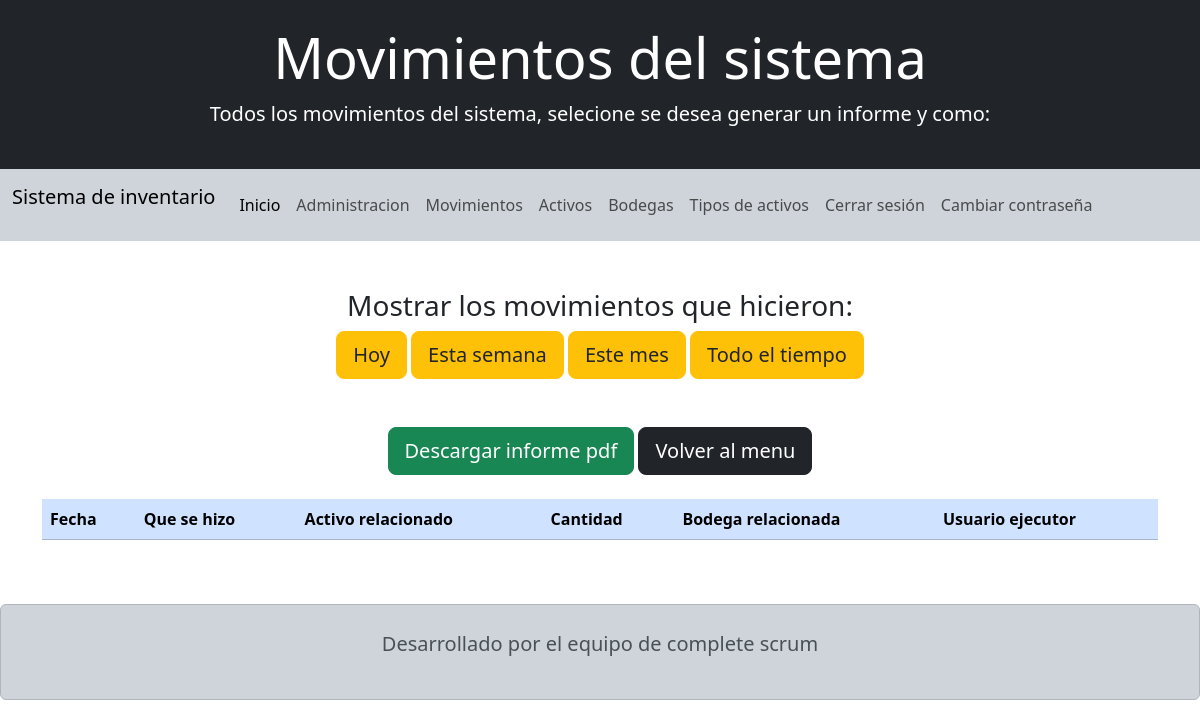
/movimientos-semana/ (signed in), run on an earlier commit of the app's database.
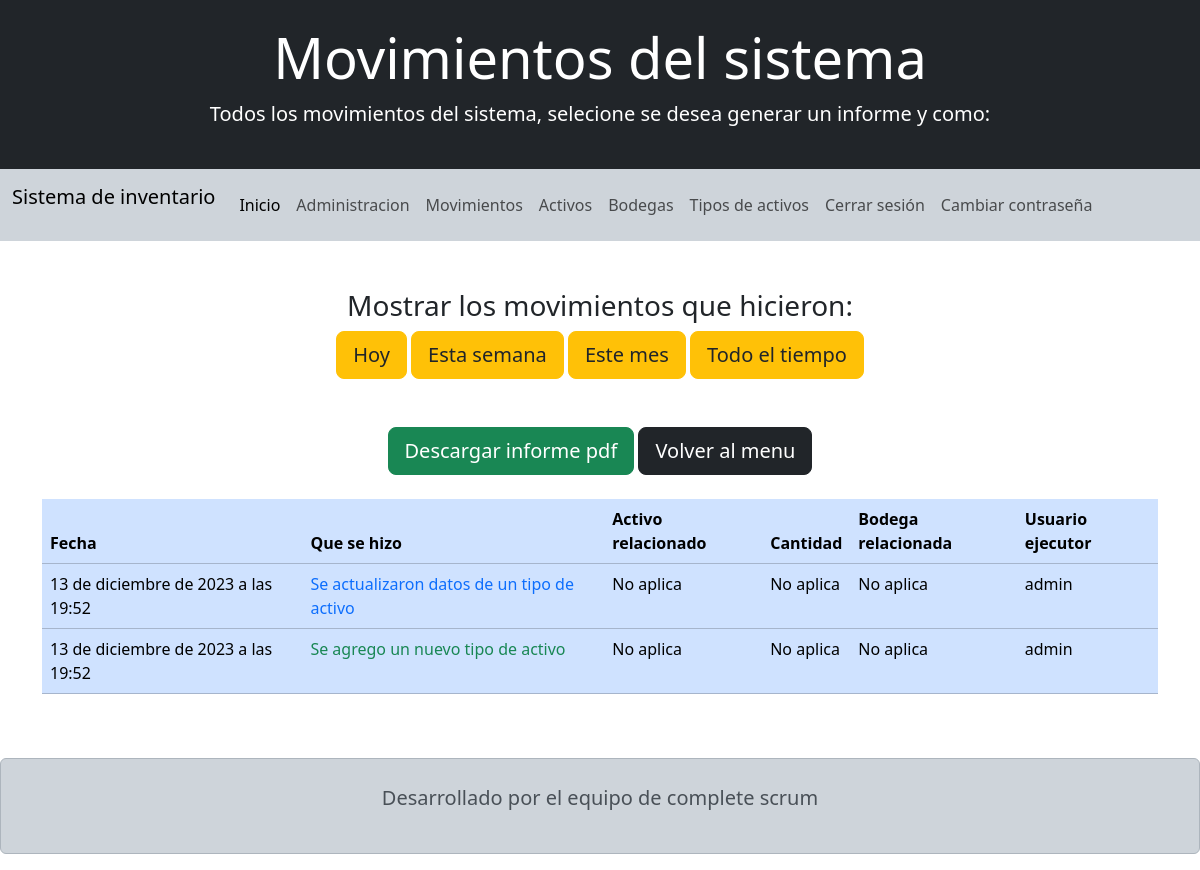
And on a later commit of the database.
### appProject/models.py (models this page shows, shortened)
class Movimiento(models.Model):
    tipo_movimiento_CHOICES = [
        ('Defau', 'Movimiento desconocido'),
        ('AD_ac', 'Se agrego un activo al inventario'),
        ('ED_ac', 'Se actualizo un activo en inventario'),
        ('DE_ac', 'Se elimino un activo del inventario'),
        ('AD_bo', 'Se registro una nueva bodega'),
        ('ED_bo', 'Se actualizaron datos de una bodega'),
        ('DE_bo', 'Se elimino una bodega del registro'),
        ('AD_ta', 'Se agrego un nuevo tipo de activo'),
        ('ED_ta', 'Se actualizaron datos de un tipo de activo'),
        ('DE_ta', 'Se elimino un tipo de activo del registro'),
        ('AD_ab', 'Se agrego un activo a una bodega'),
        ('ED_ab', 'Se movio un activo de una bodega a otra bodega'),
        ('DE_ab', 'Se quito un activo de una bodega')
    ]
    fecha =           models.DateTimeField       (blank=False, null=False)
    tipo_movimiento = models.CharField           (blank=False, null=False, max_length=5, choices=tipo_movimiento_CHOICES, default='Defau')
    nombre_activo =   models.CharField           (blank=True,  null=True,   max_length=50)
    cantidad =        models.PositiveIntegerField(blank=True,  null=True)
    nombre_bodega =   models.CharField           (blank=True,  null=True,   max_length=50)
    user =            models.ForeignKey          (User, on_delete=models.PROTECT, blank=False, null=False)

### appProject/views.py (the view)
# urls.py: path('movimientos-semana/', views.read_movimiento_semana, name='read_movimiento_semana'),
@login_required
def read_movimiento_semana(req):
    fecha_actual = date.today()
    inicio_semana = fecha_actual - timedelta(days=fecha_actual.weekday())
    fin_semana = inicio_semana + timedelta(days=6)
    movimientos = Movimiento.objects.filter(fecha__date__range=[inicio_semana, fin_semana]).order_by('-fecha')
    data = {'movimientos': movimientos}
    return render(req, 'read_movimiento.html', data)

### templates/read_movimiento.html (shortened to what the changed rows need)
<!doctype html>
<html lang="es">
<head>
  <link href="https://cdn.jsdelivr.net/npm/bootstrap@5.3.2/dist/css/bootstrap.min.css" rel="stylesheet"
>
  <link rel="stylesheet" href="https://cdn.jsdelivr.net/npm/bootstrap-icons@1.11.2/font/bootstrap-icons.min.css">
</head>
<body>
    <header>
        <div class="bg-dark text-white py-4 text-center">
            <h1 class="display-4">Movimientos del sistema</h1>
        </div>
    </header>
    <br><br>
    <main>
        <div class="table-responsive container">
            <br>
            <br>
            <br>
            <table
                class="table table-primary"
            >
                <thead>
                    <tr>
                        <th scope="col">Fecha</th>
                        <th scope="col">Que se hizo</th>
                        <th scope="col">Activo relacionado</th>
                        <th scope="col">Cantidad</th>
                        <th scope="col">Bodega relacionada</th>
                        <th scope="col">Usuario ejecutor</th>
                    </tr>
                </thead>
                <tbody>
                    {% for m in movimientos %}
                    <tr class="">
                        <td scope="row">{{ m.fecha }}</td>
                        {% if m.tipo_movimiento == 'AD_ac' %}
                        <td class="text-success">Se agrego un activo al inventario</td>
                        {% elif m.tipo_movimiento == 'ED_ac' %}
                        <td class="text-primary">Se actualizo un activo en inventario</td>
                        {% elif m.tipo_movimiento == 'DE_ac' %}
                        <td class="text-danger">Se elimino un activo del inventario</td>
                        {% elif m.tipo_movimiento == 'AD_bo' %}
                        <td class="text-success">Se registro una nueva bodega</td>
                        {% elif m.tipo_movimiento == 'ED_bo' %}
                        <td class="text-primary">Se actualizaron datos de una bodega</td>
                        {% elif m.tipo_movimiento == 'DE_bo' %}
                        <td class="text-danger">Se elimino una bodega del registro</td>
                        {% elif m.tipo_movimiento == 'AD_ta' %}
                        <td class="text-success">Se agrego un nuevo tipo de activo</td>
                        {% elif m.tipo_movimiento == 'ED_ta' %}
                        <td class="text-primary">Se actualizaron datos de un tipo de activo</td>
                        {% elif m.tipo_movimiento == 'DE_ta' %}
                        <td class="text-danger">Se elimino un tipo de activo del registro</td>
                        {% elif m.tipo_movimiento == 'AD_ab' %}
                        <td class="text-success">Se agrego un activo a una bodega</td>
                        {% elif m.tipo_movimiento == 'ED_ab' %}
                        <td class="text-primary">Se movio un activo de una bodega a otra bodega</td>
                        {% elif m.tipo_movimiento == 'DE_ab' %}
                        <td class="text-danger">Se elimino un activo de una bodega</td>
                        {% endif %}
                        {% if m.nombre_activo == None %}
                        <td>No aplica</td>
                        <td>No aplica</td>
                        {% else %}
                        <td>{{ m.nombre_activo }}</td>
                        <td>{{ m.cantidad }}</td>
                        {% endif %}
                        {% if m.nombre_bodega == None %}
                        <td>No aplica</td>
                        {% else %}
                        <td>{{ m.nombre_bodega }}</td>
                        {% endif %}
                        <td>{{ m.user }}</td>
                    </tr>
                    {% endfor %}
                </tbody>
            </table>
        </div>
    </main>
</body>
</html>

What changed in the data, as far as the page shows it:
added Movimiento: fecha "13 de diciembre de 2023 a las 19:52", shows "Se actualizaron datos de un tipo de activo", shows "No aplica", user "admin"
added Movimiento: fecha "13 de diciembre de 2023 a las 19:52", tipo_movimiento "Se agrego un nuevo tipo de activo", shows "No aplica", user "admin"
